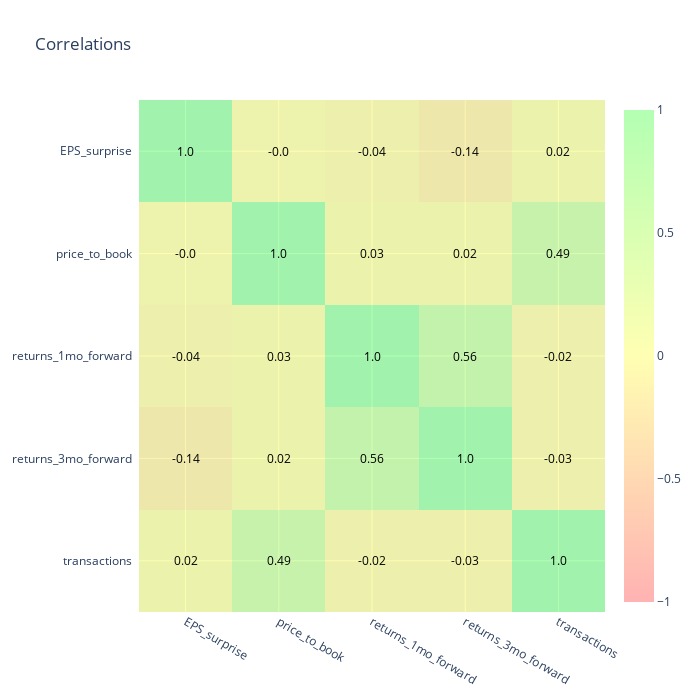

Write notebook code for a chart like this one.
### Markdown cell above
## 2. Explore Data

### Code cell
# Select Graph

# widgets
chart_select = ToggleButtons(
    options=['Coverage', 'Pie Chart', 'Histogram', 'Scatter Plot', 'Correlations'],
    tooltips=['Explore feature coverage', 'Visualize single categorical variable', 'Visualize single numerical variable',
             'Visualize pairwise distributions among a group of numerical variables',
             'Visualize pairwise correlations among a group of numerical variables'],
    value='Correlations', 
    margin=leftm()
)

display(HBox([Label('Graph Type: '), chart_select], layout=Layout(margin='0px 0px 30px 0px')))

# functions
grph = HTML('')

def switch_chart(chg):
    '''Switch between graph type.'''
    global grph
    clear_output()
    display(HBox([Label('Graph Type: '), chart_select], layout=Layout(margin='0px 0px 30px 0px')))
    grph.close()
    grph = graph_mapping[chart_select.value]()
    display(grph)

chart_select.observe(switch_chart, names='value')

### Figure 1 — Plotly figure (JSON) as saved in the notebook; plotly's stock layout.template omitted (floating-point values rounded to 4 significant figures)
{"data": [{"colorscale": [[0, "rgba(255,0,0,0.3)"], [0.5, "rgba(255,255,0,0.3)"], [1, "rgba(0,255,0,0.3)"]], "showscale": true, "type": "heatmap", "x": ["EPS_surprise", "price_to_book", "returns_1mo_forward", "returns_3mo_forward", "transactions"], "y": ["transactions", "returns_3mo_forward", "returns_1mo_forward", "price_to_book", "EPS_surprise"], "z": [[0.02, 0.49, -0.02, -0.03, 1], [-0.14, 0.02, 0.56, 1, -0.03], [-0.04, 0.03, 1, 0.56, -0.02], [0, 1, 0.03, 0.02, 0.49], [1, 0, -0.04, -0.14, 0.02]], "zmax": 1, "zmin": -1}], "layout": {"annotations": [{"font": {"color": "black"}, "showarrow": false, "text": "0.02", "x": "EPS_surprise", "xref": "x", "y": "transactions", "yref": "y"}, {"font": {"color": "black"}, "showarrow": false, "text": "0.49", "x": "price_to_book", "xref": "x", "y": "transactions", "yref": "y"}, {"font": {"color": "black"}, "showarrow": false, "text": "-0.02", "x": "returns_1mo_forward", "xref": "x", "y": "transactions", "yref": "y"}, {"font": {"color": "black"}, "showarrow": false, "text": "-0.03", "x": "returns_3mo_forward", "xref": "x", "y": "transactions", "yref": "y"}, {"font": {"color": "black"}, "showarrow": false, "text": "1.0", "x": "transactions", "xref": "x", "y": "transactions", "yref": "y"}, {"font": {"color": "black"}, "showarrow": false, "text": "-0.14", "x": "EPS_surprise", "xref": "x", "y": "returns_3mo_forward", "yref": "y"}, {"font": {"color": "black"}, "showarrow": false, "text": "0.02", "x": "price_to_book", "xref": "x", "y": "returns_3mo_forward", "yref": "y"}, {"font": {"color": "black"}, "showarrow": false, "text": "0.56", "x": "returns_1mo_forward", "xref": "x", "y": "returns_3mo_forward", "yref": "y"}, {"font": {"color": "black"}, "showarrow": false, "text": "1.0", "x": "returns_3mo_forward", "xref": "x", "y": "returns_3mo_forward", "yref": "y"}, {"font": {"color": "black"}, "showarrow": false, "text": "-0.03", "x": "transactions", "xref": "x", "y": "returns_3mo_forward", "yref": "y"}, {"font": {"color": "black"}, "showarrow": false, "text": "-0.04", "x": "EPS_surprise", "xref": "x", "y": "returns_1mo_forward", "yref": "y"}, {"font": {"color": "black"}, "showarrow": false, "text": "0.03", "x": "price_to_book", "xref": "x", "y": "returns_1mo_forward", "yref": "y"}, {"font": {"color": "black"}, "showarrow": false, "text": "1.0", "x": "returns_1mo_forward", "xref": "x", "y": "returns_1mo_forward", "yref": "y"}, {"font": {"color": "black"}, "showarrow": false, "text": "0.56", "x": "returns_3mo_forward", "xref": "x", "y": "returns_1mo_forward", "yref": "y"}, {"font": {"color": "black"}, "showarrow": false, "text": "-0.02", "x": "transactions", "xref": "x", "y": "returns_1mo_forward", "yref": "y"}, {"font": {"color": "black"}, "showarrow": false, "text": "-0.0", "x": "EPS_surprise", "xref": "x", "y": "price_to_book", "yref": "y"}, {"font": {"color": "black"}, "showarrow": false, "text": "1.0", "x": "price_to_book", "xref": "x", "y": "price_to_book", "yref": "y"}, {"font": {"color": "black"}, "showarrow": false, "text": "0.03", "x": "returns_1mo_forward", "xref": "x", "y": "price_to_book", "yref": "y"}, {"font": {"color": "black"}, "showarrow": false, "text": "0.02", "x": "returns_3mo_forward", "xref": "x", "y": "price_to_book", "yref": "y"}, {"font": {"color": "black"}, "showarrow": false, "text": "0.49", "x": "transactions", "xref": "x", "y": "price_to_book", "yref": "y"}, {"font": {"color": "black"}, "showarrow": false, "text": "1.0", "x": "EPS_surprise", "xref": "x", "y": "EPS_surprise", "yref": "y"}, {"font": {"color": "black"}, "showarrow": false, "text": "-0.0", "x": "price_to_book", "xref": "x", "y": "EPS_surprise", "yref": "y"}, {"font": {"color": "black"}, "showarrow": false, "text": "-0.04", "x": "returns_1mo_forward", "xref": "x", "y": "EPS_surprise", "yref": "y"}, {"font": {"color": "black"}, "showarrow": false, "text": "-0.14", "x": "returns_3mo_forward", "xref": "x", "y": "EPS_surprise", "yref": "y"}, {"font": {"color": "black"}, "showarrow": false, "text": "0.02", "x": "transactions", "xref": "x", "y": "EPS_surprise", "yref": "y"}], "autosize": false, "height": 700, "title": {"text": "Correlations"}, "width": 700, "xaxis": {"ticks": ""}, "yaxis": {"ticks": "", "ticksuffix": "  "}}}
